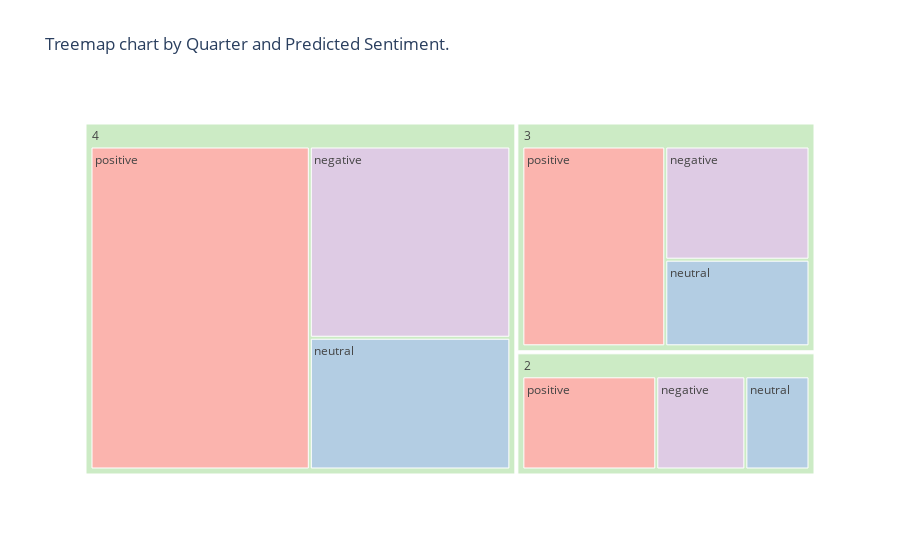

Write notebook code for a chart like this one.
### Code cell
# By Quarter

fig = px.treemap(df, title='Treemap chart by Quarter and Predicted Sentiment.',
                 path=['quarter', 'Predicted_Sentiment'], color="Predicted_Sentiment", color_discrete_sequence=color_sequence)
fig.show()

### Figure 1 — Plotly figure (JSON) as saved in the notebook; plotly's stock layout.template omitted (floating-point values rounded to 4 significant figures)
{"data": [{"branchvalues": "total", "customdata": [["negative"], ["negative"], ["negative"], ["neutral"], ["neutral"], ["neutral"], ["positive"], ["positive"], ["positive"], ["(?)"], ["(?)"], ["(?)"]], "domain": {"x": [0, 1], "y": [0, 1]}, "hovertemplate": "labels=%{label}<br>count=%{value}<br>parent=%{parent}<br>id=%{id}<br>Predicted_Sentiment=%{customdata[0]}<extra></extra>", "ids": ["2/negative", "3/negative", "4/negative", "2/neutral", "3/neutral", "4/neutral", "2/positive", "3/positive", "4/positive", "2", "3", "4"], "labels": ["negative", "negative", "negative", "neutral", "neutral", "neutral", "positive", "positive", "positive", "2", "3", "4"], "marker": {"colors": ["rgb(222,203,228)", "rgb(222,203,228)", "rgb(222,203,228)", "rgb(179,205,227)", "rgb(179,205,227)", "rgb(179,205,227)", "rgb(251,180,174)", "rgb(251,180,174)", "rgb(251,180,174)", "rgb(204,235,197)", "rgb(204,235,197)", "rgb(204,235,197)"]}, "name": "", "parents": ["2", "3", "4", "2", "3", "4", "2", "3", "4", "", "", ""], "type": "treemap", "values": [443, 758, 1671, 319, 580, 1151, 666, 1326, 3086, 1428, 2664, 5908]}], "layout": {"legend": {"tracegroupgap": 0}, "title": {"text": "Treemap chart by Quarter and Predicted Sentiment."}, "treemapcolorway": ["rgb(222,203,228)", "rgb(179,205,227)", "rgb(251,180,174)", "rgb(204,235,197)", "rgb(254,217,166)", "rgb(255,255,204)", "rgb(229,216,189)", "rgb(253,218,236)", "rgb(242,242,242)"]}}
